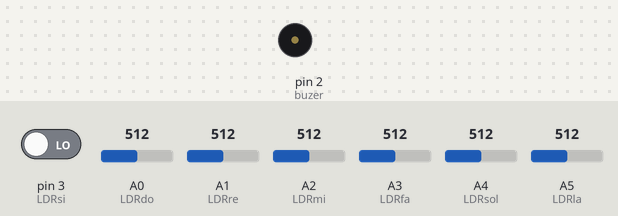
The sketch below on a simulated Arduino Uno, built with avr-gcc and run on an emulated ATmega328P. On the bench: buzzer (waves = sounding). The test bench sets the inputs (shaded band); at power-on: A0 (LDRdo) = 512, pin 3 (LDRsi) LOW, A1 (LDRre) = 512, A2 (LDRmi) = 512, A3 (LDRfa) = 512, A4 (LDRsol) = 512, A5 (LDRla) = 512. What the sketch prints to the serial monitor is not drawn.

Above: at 1.2 s.
1.3 s: A0 (LDRdo) set to 481
At 1.7 s:
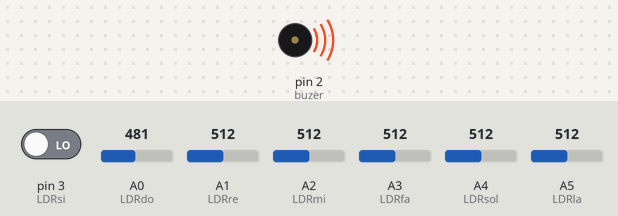
Timing chart, 0 to 4.3 s (numbered marks = the images above; inputs shaded):
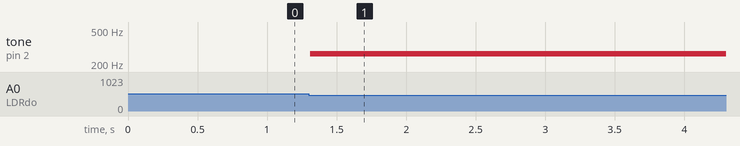

Measured:
- the behaviour switches between 500 and 499 on A0 (LDRdo) (found by bisection; images 0 and 1)
- after the input at 1.3 s, tone on pin 2 (buzer): silent → 264 Hz at once

The sketch:

harpaV2.ino
```cpp
int LDRdo = A0, LDRre = A1, LDRmi = A2, LDRfa = A3,
    LDRsol = A4, LDRla = A5, LDRsi = 3;
int buzer = 2, ValorADescobrir = 500, duracao = 200;
int notaDo = 264, notaRe = 297, notaMi = 330,
    notaFa = 352, notaSol = 396,
    notaLa = 440, notaSi = 495;
void setup() {
  pinMode(LDRdo, INPUT);
  pinMode(LDRre, INPUT);
  pinMode(LDRmi, INPUT);
  pinMode(LDRfa, INPUT);
  pinMode(LDRsol, INPUT);
  pinMode(LDRla, INPUT);
  pinMode(LDRsi, INPUT);
  pinMode(buzer, OUTPUT);
  Serial.begin(9600);
}
void loop() {
  Serial.println(digitalRead(LDRsi));
  if (analogRead(LDRdo) < ValorADescobrir) {
    tone(buzer, notaDo, duracao);
  }
  if (analogRead(LDRre) < ValorADescobrir) {
    tone(buzer, notaRe, duracao);
  }
  if (analogRead(LDRmi) < ValorADescobrir) {
    tone(buzer, notaMi, duracao);
  }
  if (analogRead(LDRfa) < ValorADescobrir) {
    tone(buzer, notaFa, duracao);
  }
  if (analogRead(LDRsol) < ValorADescobrir) {
    tone(buzer, notaSol, duracao);
  }
  if (analogRead(LDRla) < ValorADescobrir) {
    tone(buzer, notaLa, duracao);
  }

  //a seguir escolha o adequado ao seu circuito
  if (digitalRead(LDRsi)) {//1 quando interrompe o laser
    tone(buzer, notaSi, duracao);
  }

  /*if (!digitalRead(LDRsi)) {//0 quando interrompe o laser
    tone(buzer, notaSi, duracao);
  }*/
  delay(10);
}
```
